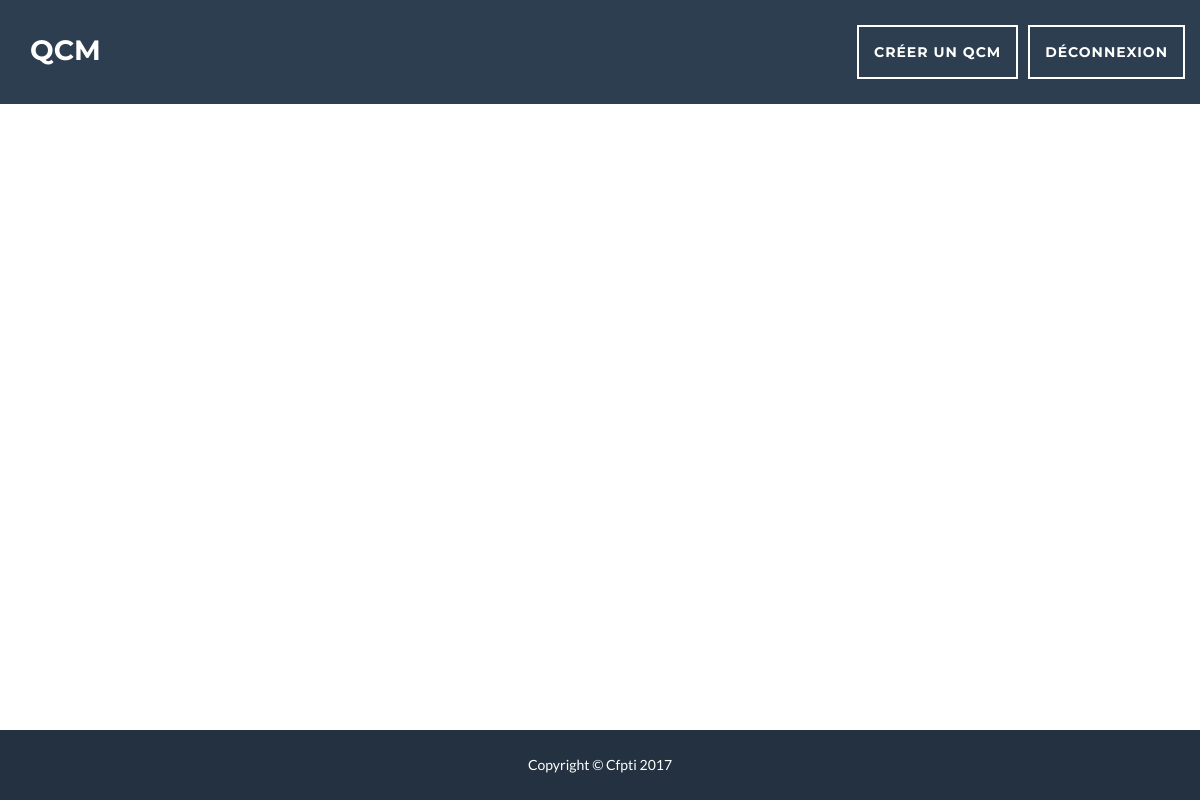
Before: /evalResult.php?idQcm=1 (signed in) with the older database file.
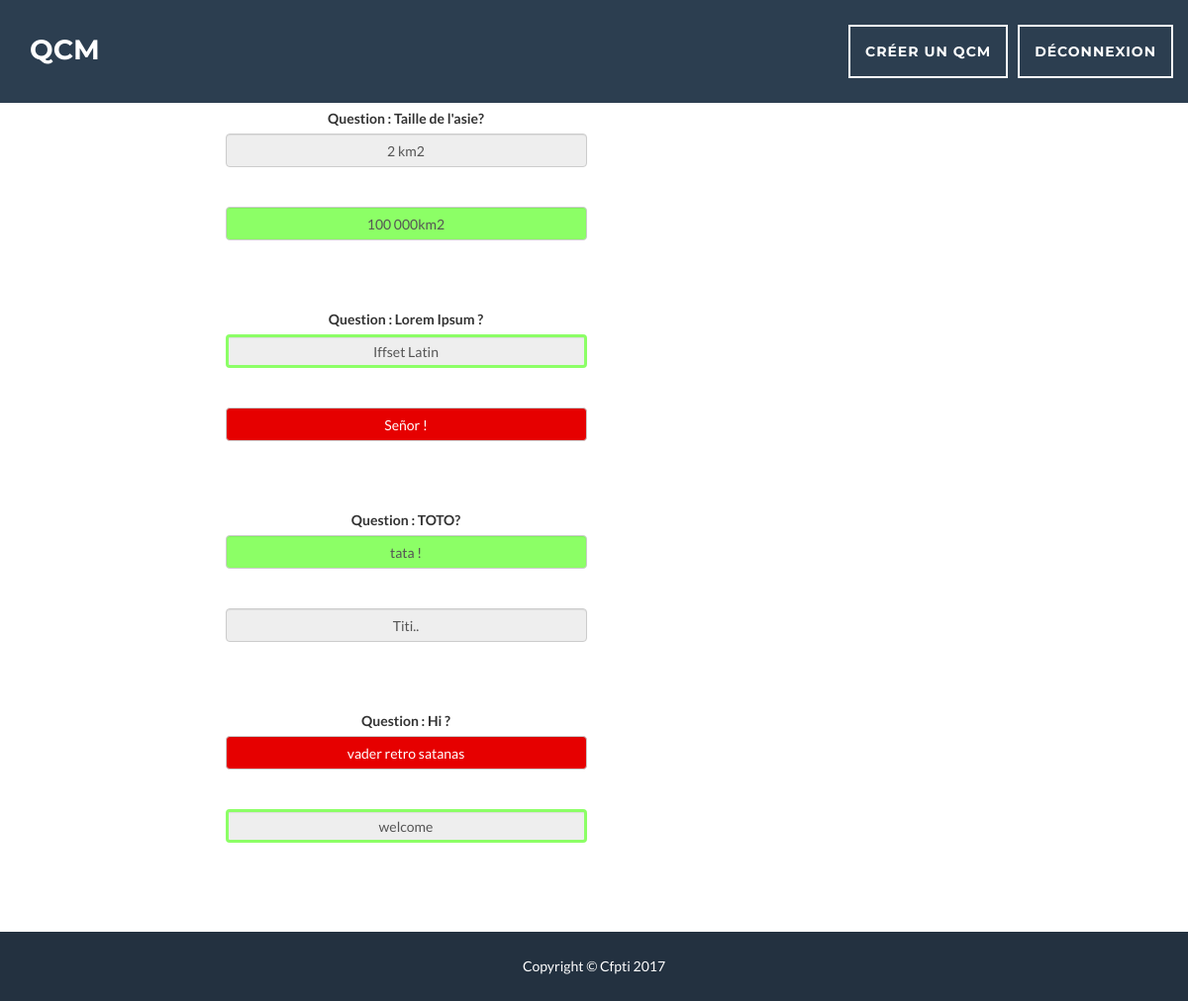
After: the same page with the newer database file.
### tables this page shows
CREATE TABLE `question` (
  `id_question` int(11) NOT NULL,
  `question` text NOT NULL,
  `id_qcm` int(11) NOT NULL
);

CREATE TABLE `answer` (
  `id_answer` int(11) NOT NULL,
  `answer` text NOT NULL,
  `right_answer` tinyint(1) NOT NULL,
  `id_question` int(11) NOT NULL
);

### qcmDao.inc.php (called while the page is built, shortened)
<?php
class QcmPdo{
    public static function GetPdo(){
        try {
            if (!isset($dbPdo)) {
                $dbc = new PDO("mysql:host=" . DB_HOST . ";dbname=" . DB_NAME , DB_USER, DB_PWD, array(
                PDO::MYSQL_ATTR_INIT_COMMAND => 'SET NAMES utf8',
                PDO::ATTR_PERSISTENT => true));
            }
        } catch (PDOException $e) {
            print "Erreur !: " . $e->getMessage() . "<br/>";
            die();
        }
        return $dbc;
    }
}
class UserDao{
    public static function GetAnswerFromUserById($idUser, $idQcm, $idQuestion){
        $req = "SELECT answer.id_answer, answer.answer, answer.right_answer, answer.id_question FROM user JOIN user_has_answer ON user_has_answer.id_user = user.id_user JOIN answer ON answer.id_answer = user_has_answer.id_answer JOIN question ON question.id_question = answer.id_question JOIN qcm ON qcm.id_qcm = question.id_qcm WHERE user.id_user = :idUser AND qcm.id_qcm = :idQcm AND question.id_question = :idQuestion";
        $sql = QcmPdo::GetPdo()->prepare($req);
        $sql->bindParam(':idUser', $idUser);
        $sql->bindParam(':idQcm', $idQcm);
        $sql->bindParam(':idQuestion', $idQuestion);
        $sql->execute();
        return $sql->fetchAll(PDO::FETCH_ASSOC);
    }
}
class QcmDao {
    public static function GetQuestionsByIdQcm($idQcm){
        $req = "SELECT question.id_question, question.question, question.id_qcm FROM question WHERE question.id_qcm = :id";
        $sql = QcmPdo::GetPdo()->prepare($req);
        $sql->bindParam(':id', $idQcm);
        $sql->execute();
        return $sql->fetchAll(PDO::FETCH_ASSOC);
    }
    public static function GetAnswersByIdQuestion($idQuestion){
        $req = "SELECT id_answer, answer, right_answer, id_question FROM answer WHERE id_question = :id";
        $sql = QcmPdo::GetPdo()->prepare($req);
        $sql->bindParam(':id', $idQuestion);
        $sql->execute();
        return $sql->fetchAll(PDO::FETCH_ASSOC);
    }
}

### evalResult.php (the view, shortened to what this page needs)
<?php
include_once("qcmDao.inc.php");
?>
<!DOCTYPE html>
<html>
    <head>
        <link href="TemplateQCM/vendor/bootstrap/css/bootstrap.min.css" rel="stylesheet">
        <link href="TemplateQCM/css/freelancer.min.css" rel="stylesheet">
        <link href="Template QCM/vendor/font-awesome/css/font-awesome.min.css" rel="stylesheet" type="text/css">
        <link rel="stylesheet" href="TemplateQCM/css/style.css" type="text/css">
    </head>
    <body>
        <section>
            <?php foreach (QcmDao::GetQuestionsByIdQcm($_GET['idQcm']) as $question) { ?>
                <div class="container" >
                    <div id="div" class="col-xs-6 col-sm-6 col-md-8">
                        <label>Question : <?php echo $question['question']; ?></label>
                        <?php
                        foreach (QcmDao::GetAnswersByIdQuestion($question['id_question']) as $answer) {
                            if(isset($_GET['idUser']))
                                $ansU = UserDao::GetAnswerFromUserById($_GET['idUser'], $_GET['idQcm'], $question['id_question']);
                            else
                                $ansU = UserDao::GetAnswerFromUserById($_SESSION['IdUser'], $_GET['idQcm'], $question['id_question']);
                                    ?>
                                    <?php
                            foreach ($ansU as $answerUser) {
                                if ($answer['id_answer'] == $answerUser['id_answer']) {
                                    if ($answer['right_answer'] == true) {
                                        ?>
                                        <input id="answerQCM" class="form-control" type="text" name="nameQcm" readonly value="<?php echo $answer['answer']; ?>" style="background-color: #8cff66;"><br>
                                        <?php
                                    } else {
                                        ?>
                                        <input id="answerQCM" class="form-control" type="text" name="nameQcm" readonly value="<?php echo $answer['answer']; ?>" style="background-color: #e60000; color: white;"><br>
                                        <?php
                                    }
                                } else {
                                    if ($answer['right_answer'] == true) {
                                        ?>
                                        <input id="answerQCM" class="form-control" type="text" name="nameQcm" readonly value="<?php echo $answer['answer']; ?>"style="border: solid 3px #8cff66;"><br>
                                        <?php
                                    } else {
                                        ?>
                                        <input id="answerQCM" class="form-control" type="text" name="nameQcm" readonly value="<?php echo $answer['answer']; ?>"><br>
                                        <?php
                                    }
                                }
                            }
                        }
                        ?>
                        <br>
                    </div>
                    <div class="col-xs-6 col-sm-6 col-md-4">
                    </div>
                </div>
            <?php } ?>
        </section>
    </body>
</html>

### TemplateQCM/css/style.css (style rules this page uses)
footer { position: absolute; bottom: 0; width: 100%; }
#answerQCM { margin-right: auto; margin-left: auto; width: 50%; text-align: center; }
#div { margin-top: 10px; text-align: center; }
#creationButton { margin-right: 10px; }
input { margin-bottom: 20px; }

Changed rows visible on the page:
added question: question "Taille de l'asie?"
added answer: nameQcm "2 km2"
added answer: nameQcm "100 000km2"
added question: question "Lorem Ipsum ?"
added answer: nameQcm "Iffset Latin"
added answer: nameQcm "Señor !"
added question: question "TOTO?"
added answer: nameQcm "tata !"
added answer: nameQcm "Titi.."
added question: question "Hi ?"
added answer: nameQcm "vader retro satanas"
added answer: nameQcm "welcome"
